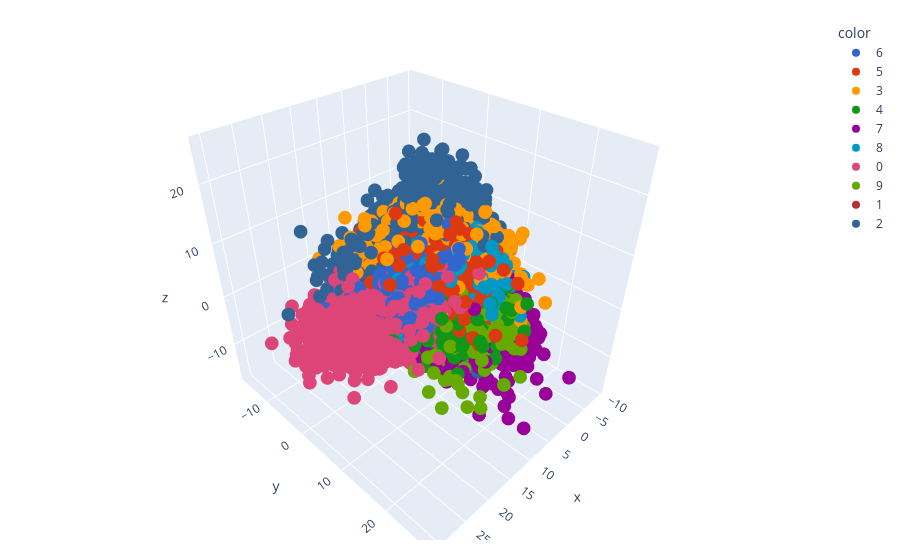

Notebook code cell kept with this figure:
### Code cell
y_train_trf = y_train.astype(str)

fig = px.scatter_3d(x=X_train_trf[:,0],
                    y=X_train_trf[:,1],
                    z=X_train_trf[:,2],
                    color=y_train_trf,
                    color_discrete_sequence=px.colors.qualitative.G10
                )
fig.update_layout(
    margin=dict(l=20,r=20, t=20, b=20)
)
fig.show()

### Figure 1 — Plotly figure (JSON) as saved in the notebook; plotly's stock layout.template omitted (floating-point values rounded to 4 significant figures; data arrays with more than 128 entries replaced by an {"elided": "..."} marker saying what was removed)
{"data": [{"hovertemplate": "color=6<br>x=%{x}<br>y=%{y}<br>z=%{z}<extra></extra>", "legendgroup": "6", "marker": {"color": "#3366CC", "symbol": "circle"}, "mode": "markers", "name": "6", "scene": "scene", "showlegend": true, "x": {"elided": "3352 float values"}, "y": {"elided": "3352 float values"}, "z": {"elided": "3352 float values"}, "type": "scatter3d"}, {"hovertemplate": "color=5<br>x=%{x}<br>y=%{y}<br>z=%{z}<extra></extra>", "legendgroup": "5", "marker": {"color": "#DC3912", "symbol": "circle"}, "mode": "markers", "name": "5", "scene": "scene", "showlegend": true, "x": {"elided": "3093 float values"}, "y": {"elided": "3093 float values"}, "z": {"elided": "3093 float values"}, "type": "scatter3d"}, {"hovertemplate": "color=3<br>x=%{x}<br>y=%{y}<br>z=%{z}<extra></extra>", "legendgroup": "3", "marker": {"color": "#FF9900", "symbol": "circle"}, "mode": "markers", "name": "3", "scene": "scene", "showlegend": true, "x": {"elided": "3414 float values"}, "y": {"elided": "3414 float values"}, "z": {"elided": "3414 float values"}, "type": "scatter3d"}, {"hovertemplate": "color=4<br>x=%{x}<br>y=%{y}<br>z=%{z}<extra></extra>", "legendgroup": "4", "marker": {"color": "#109618", "symbol": "circle"}, "mode": "markers", "name": "4", "scene": "scene", "showlegend": true, "x": {"elided": "3233 float values"}, "y": {"elided": "3233 float values"}, "z": {"elided": "3233 float values"}, "type": "scatter3d"}, {"hovertemplate": "color=7<br>x=%{x}<br>y=%{y}<br>z=%{z}<extra></extra>", "legendgroup": "7", "marker": {"color": "#990099", "symbol": "circle"}, "mode": "markers", "name": "7", "scene": "scene", "showlegend": true, "x": {"elided": "3508 float values"}, "y": {"elided": "3508 float values"}, "z": {"elided": "3508 float values"}, "type": "scatter3d"}, {"hovertemplate": "color=8<br>x=%{x}<br>y=%{y}<br>z=%{z}<extra></extra>", "legendgroup": "8", "marker": {"color": "#0099C6", "symbol": "circle"}, "mode": "markers", "name": "8", "scene": "scene", "showlegend": true, "x": {"elided": "3228 float values"}, "y": {"elided": "3228 float values"}, "z": {"elided": "3228 float values"}, "type": "scatter3d"}, {"hovertemplate": "color=0<br>x=%{x}<br>y=%{y}<br>z=%{z}<extra></extra>", "legendgroup": "0", "marker": {"color": "#DD4477", "symbol": "circle"}, "mode": "markers", "name": "0", "scene": "scene", "showlegend": true, "x": {"elided": "3316 float values"}, "y": {"elided": "3316 float values"}, "z": {"elided": "3316 float values"}, "type": "scatter3d"}, {"hovertemplate": "color=9<br>x=%{x}<br>y=%{y}<br>z=%{z}<extra></extra>", "legendgroup": "9", "marker": {"color": "#66AA00", "symbol": "circle"}, "mode": "markers", "name": "9", "scene": "scene", "showlegend": true, "x": {"elided": "3350 float values"}, "y": {"elided": "3350 float values"}, "z": {"elided": "3350 float values"}, "type": "scatter3d"}, {"hovertemplate": "color=1<br>x=%{x}<br>y=%{y}<br>z=%{z}<extra></extra>", "legendgroup": "1", "marker": {"color": "#B82E2E", "symbol": "circle"}, "mode": "markers", "name": "1", "scene": "scene", "showlegend": true, "x": {"elided": "3775 float values"}, "y": {"elided": "3775 float values"}, "z": {"elided": "3775 float values"}, "type": "scatter3d"}, {"hovertemplate": "color=2<br>x=%{x}<br>y=%{y}<br>z=%{z}<extra></extra>", "legendgroup": "2", "marker": {"color": "#316395", "symbol": "circle"}, "mode": "markers", "name": "2", "scene": "scene", "showlegend": true, "x": {"elided": "3331 float values"}, "y": {"elided": "3331 float values"}, "z": {"elided": "3331 float values"}, "type": "scatter3d"}], "layout": {"scene": {"domain": {"x": [0.0, 1.0], "y": [0.0, 1.0]}, "xaxis": {"title": {"text": "x"}}, "yaxis": {"title": {"text": "y"}}, "zaxis": {"title": {"text": "z"}}}, "legend": {"title": {"text": "color"}, "tracegroupgap": 0}, "margin": {"t": 20, "l": 20, "r": 20, "b": 20}}}
